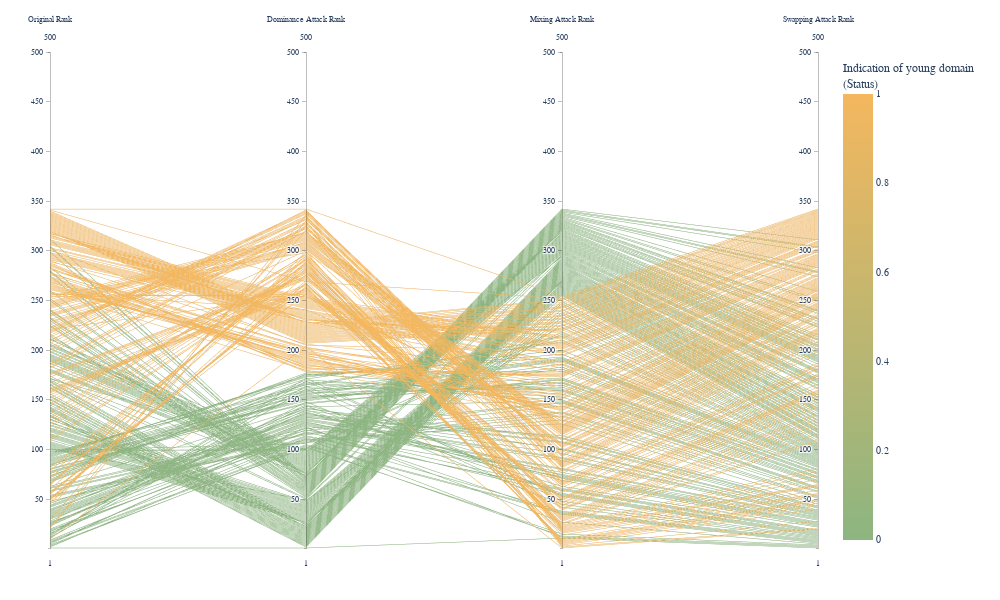

Notebook code cell kept with this figure:
### Code cell
print("\nGenerating ID rank change visualization...")
fig_ranks = visualize_all_attack_ranks_parallel_coords(
        x_test=x_test,
        base_model=model,
        protected_feature=protected_feature,
        superior_outcome_value=1,
        sample_size=500
    )
fig_ranks.show()

### Figure 1 — Plotly figure (JSON) as saved in the notebook; plotly's stock layout.template omitted (floating-point values rounded to 4 significant figures; data arrays with more than 128 entries replaced by an {"elided": "..."} marker saying what was removed)
{"data": [{"dimensions": [{"label": "Original Rank", "range": [1, 500], "values": {"elided": "342 int values"}}, {"label": "Dominance Attack Rank", "range": [1, 500], "values": {"elided": "342 int values"}}, {"label": "Mixing Attack Rank", "range": [1, 500], "values": {"elided": "342 int values"}}, {"label": "Swapping Attack Rank", "range": [1, 500], "values": {"elided": "342 int values"}}], "line": {"cmax": 1, "cmin": 0, "color": {"elided": "342 int values"}, "colorbar": {"title": {"text": "Indication of young domain <br>(Status)"}}, "colorscale": [[0, "#8db581"], [1, "#f4b75e"]], "showscale": true}, "type": "parcoords"}], "layout": {"font": {"family": "Arial, sans-serif", "size": 10}, "height": 600, "hovermode": "closest", "margin": {"b": 50, "l": 50, "r": 50, "t": 50}, "paper_bgcolor": "white", "plot_bgcolor": "white", "width": 1000}}
